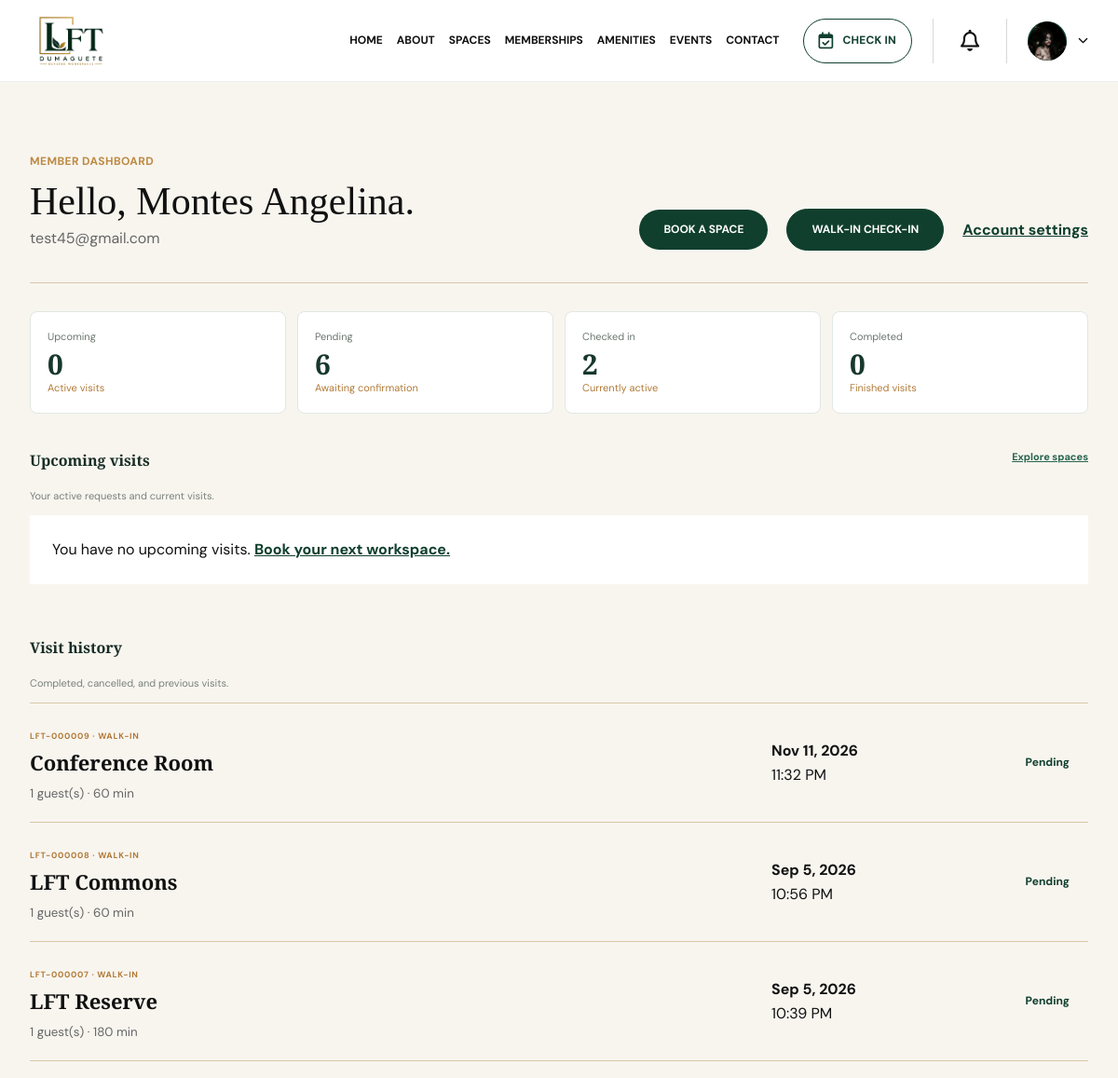
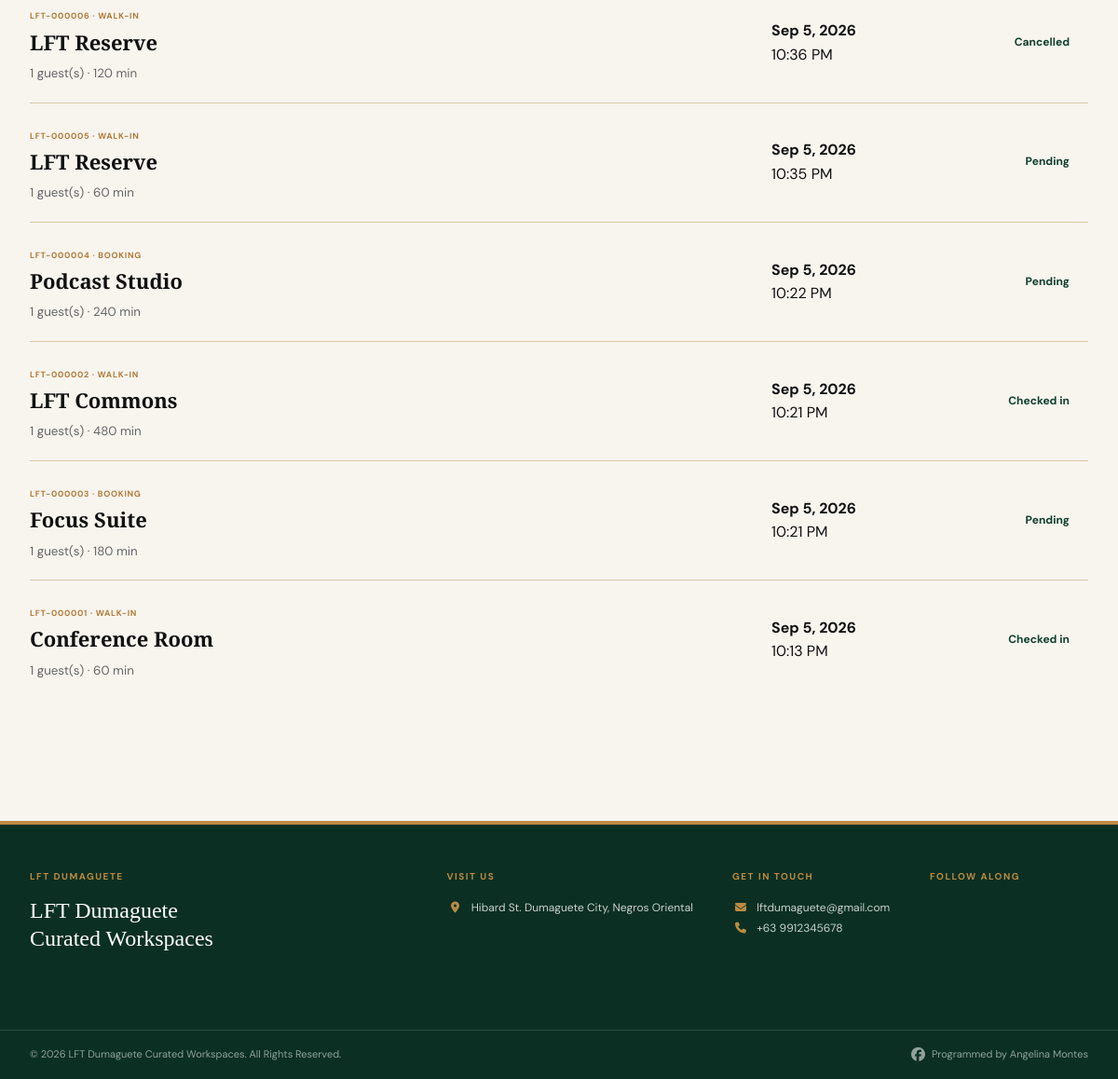
The app's page /Dashboard/index.php (signed in) with its own data (2 pictures, top to bottom).
### tables this page shows
CREATE TABLE `users` (
  `id` int(10) UNSIGNED NOT NULL,
  `name` varchar(120) NOT NULL,
  `email` varchar(190) NOT NULL,
  `password_hash` varchar(255) NOT NULL,
  `role` enum('customer','staff','admin') NOT NULL DEFAULT 'customer',
  `phone` varchar(40) NOT NULL DEFAULT '',
  `created_at` timestamp NOT NULL DEFAULT current_timestamp(),
  `updated_at` timestamp NOT NULL DEFAULT current_timestamp() ON UPDATE current_timestamp(),
  `profile_image` varchar(255) DEFAULT NULL
);

CREATE TABLE `bookings` (
  `id` int(10) UNSIGNED NOT NULL,
  `user_id` int(10) UNSIGNED NOT NULL,
  `booking_type` enum('booking','walk-in') NOT NULL,
  `space` varchar(160) NOT NULL,
  `space_id` int(10) UNSIGNED DEFAULT NULL,
  `visit_date` date NOT NULL,
  `visit_time` time NOT NULL,
  `duration_minutes` int(10) UNSIGNED NOT NULL DEFAULT 60,
  `guest_count` int(10) UNSIGNED NOT NULL DEFAULT 1,
  `notes` text DEFAULT NULL,
  `status` varchar(40) NOT NULL DEFAULT 'Pending',
  `checked_in_at` datetime DEFAULT NULL,
  `created_at` timestamp NOT NULL DEFAULT current_timestamp(),
  `updated_at` timestamp NOT NULL DEFAULT current_timestamp() ON UPDATE current_timestamp(),
  `total_amount` decimal(10,2) NOT NULL DEFAULT 0.00,
  `payment_status` enum('Unpaid','Pending','Paid','Failed','Refunded') NOT NULL DEFAULT 'Unpaid',
  `payment_reference` varchar(100) DEFAULT NULL,
  `payment_provider` varchar(50) DEFAULT NULL,
  `paid_at` datetime DEFAULT NULL,
  `payment_method` varchar(30) DEFAULT NULL
);

CREATE TABLE `site_settings` (
  `id` tinyint(3) UNSIGNED NOT NULL,
  `website_name` varchar(160) NOT NULL DEFAULT 'LFT Dumaguete',
  `email` varchar(190) NOT NULL DEFAULT 'lftdumaguete@gmail.com',
  `phone` varchar(40) NOT NULL DEFAULT '+63 9912345678',
  `address` varchar(255) NOT NULL DEFAULT 'Hibard St. Dumaguete City, Negros Oriental',
  `facebook` varchar(255) NOT NULL DEFAULT '',
  `instagram` varchar(255) NOT NULL DEFAULT '',
  `updated_at` timestamp NOT NULL DEFAULT current_timestamp() ON UPDATE current_timestamp()
);

### Includes/db.php (called while the page is built, shortened)
<?php
require_once __DIR__ . '/security.php';
function db(): PDO
{
    static $connection;
    if ($connection instanceof PDO) {
        return $connection;
    }
    $host = '127.0.0.1';
    $database = 'lft_dumaguete';
    $username = 'root';
    $password = '';
    $charset = 'utf8mb4';
    $dsn = "mysql:host={$host};dbname={$database};charset={$charset}";
    $connection = new PDO(
        $dsn,
        $username,
        $password,
        [
            PDO::ATTR_ERRMODE => PDO::ERRMODE_EXCEPTION,
            PDO::ATTR_DEFAULT_FETCH_MODE => PDO::FETCH_ASSOC,
            PDO::ATTR_EMULATE_PREPARES => false,
        ]
    );
    return $connection;
}
function currentUser(): ?array
{
    $statement = db()->prepare(
        'SELECT id, name, email, phone, role, profile_image, created_at
         FROM users
         WHERE id = ?'
    );
    $statement->execute([(int) $_SESSION['user_id']]);
    return $statement->fetch() ?: null;
}
function requireRole(array $roles): array
{
    $user = currentUser();
    return $user;
}
function e(string|int|float|null $value): string
{
    return htmlspecialchars((string) $value, ENT_QUOTES, 'UTF-8');
}
function bookingReference(int $id): string
{
    return 'LFT-' . str_pad((string) $id, 6, '0', STR_PAD_LEFT);
}

### Includes/security.php (called while the page is built, shortened)
<?php
function startUserSession(): void
{
    if (session_status() === PHP_SESSION_ACTIVE) return;
    $secure = (!empty($_SERVER['HTTPS']) && $_SERVER['HTTPS'] !== 'off')
        || (($_SERVER['HTTP_X_FORWARDED_PROTO'] ?? '') === 'https');
}

### Dashboard/index.php (the view, shortened to what this page needs)
<?php
require '../Includes/db.php';
$user = requireRole(['customer']);
$connection = db();
$statement = $connection->prepare('SELECT id, booking_type, space, visit_date, visit_time, duration_minutes, guest_count, notes, status, checked_in_at, created_at FROM bookings WHERE user_id = ? ORDER BY visit_date DESC, visit_time DESC');
$statement->execute([$user['id']]);
$bookings = $statement->fetchAll();
$today = appToday();
$upcoming = [];
$history = [];
foreach ($bookings as $booking) {
    if ($booking['visit_date'] >= $today && !in_array($booking['status'], ['Completed', 'Cancelled'], true)) $upcoming[] = $booking;
    else $history[] = $booking;
}
usort($upcoming, static fn(array $a, array $b): int => strcmp($a['visit_date'] . ' ' . $a['visit_time'], $b['visit_date'] . ' ' . $b['visit_time']));
$counts = [
    'upcoming' => count($upcoming),
    'pending' => count(array_filter($bookings, static fn(array $b): bool => $b['status'] === 'Pending')),
    'checked' => count(array_filter($bookings, static fn(array $b): bool => $b['status'] === 'Checked in')),
    'completed' => count(array_filter($bookings, static fn(array $b): bool => $b['status'] === 'Completed')),
];
$currentPage = 'DASHBOARD';
require '../Includes/header.php';
?>
<main><section class="dashboard-section"><div class="container">
    <div class="dashboard-heading">
        <div><p class="section-label">MEMBER DASHBOARD</p><h1>Hello, <?= e($user['name']) ?>.</h1><p><?= e($user['email']) ?><?= !empty($user['phone']) ? ' · ' . e($user['phone']) : '' ?></p></div>
        <div class="dashboard-actions"><a class="btn btn-green" href="../Booking/index.php">BOOK A SPACE</a><a class="btn btn-outline1" href="../Booking/index.php?type=walk-in">WALK-IN CHECK-IN</a><a class="text-link" href="account.php">Account settings</a></div>
    </div>
    <section class="staff-kpis customer-kpis">
        <article class="staff-kpi"><span>Upcoming</span><strong><?= $counts['upcoming'] ?></strong><small>Active visits</small></article>
        <article class="staff-kpi"><span>Pending</span><strong><?= $counts['pending'] ?></strong><small>Awaiting confirmation</small></article>
        <article class="staff-kpi"><span>Checked in</span><strong><?= $counts['checked'] ?></strong><small>Currently active</small></article>
        <article class="staff-kpi"><span>Completed</span><strong><?= $counts['completed'] ?></strong><small>Finished visits</small></article>
    </section>
    <div class="dashboard-list"><div class="widget-heading"><div><h2>Upcoming visits</h2><p>Your active requests and current visits.</p></div><a class="text-link" href="../Spaces/index.php">Explore spaces</a></div>
    <?php if (!$upcoming): ?><div class="empty-state">You have no upcoming visits. <a href="../Booking/index.php">Book your next workspace.</a></div><?php endif; ?></div>
    <div class="dashboard-list dashboard-history"><div class="widget-heading"><div><h2>Visit history</h2><p>Completed, cancelled, and previous visits.</p></div></div>
    <?php if (!$history): ?><div class="empty-state">Your visit history will appear here.</div><?php else: foreach ($history as $booking): ?>
        <article class="request-row customer-request-row"><div><span class="request-type"><?= e(bookingReference((int)$booking['id'])) ?> · <?= e(ucfirst($booking['booking_type'])) ?></span><h3><?= e($booking['space']) ?></h3><small><?= (int)$booking['guest_count'] ?> guest(s) · <?= (int)$booking['duration_minutes'] ?> min</small></div><div><strong><?= e(date('M j, Y', strtotime($booking['visit_date']))) ?></strong><span><?= e(date('g:i A', strtotime($booking['visit_time']))) ?></span></div><span class="request-status"><?= e($booking['status']) ?></span></article>
    <?php endforeach; endif; ?></div>
</div></section></main>
<?php require '../Includes/footer.php'; ?>

### Includes/header.php (shortened to what this page needs)
<?php
require_once __DIR__ . '/db.php';
$basePath = ($currentPage ?? 'HOME') === 'HOME'
    ? ''
    : '../';
$loggedInUser = currentUser();
$customerFirstName = '';
$customerInitial = '';
$customerProfileImage = '';
if (
    $loggedInUser
    && ($loggedInUser['role'] ?? '') === 'customer'
) {
    $nameParts = preg_split(
        '/\s+/',
        trim($loggedInUser['name'] ?? '')
    );
    $customerFirstName =
        $nameParts[0]
        ?? ($loggedInUser['name'] ?? 'Customer');
    $customerInitial =
        strtoupper(
            substr(
                $customerFirstName,
                0,
                1
            )
        );
    if (
        !empty(
            $loggedInUser['profile_image']
        )
    ) {
        $savedProfileImage =
            trim(
                $loggedInUser['profile_image']
            );
        if (
            str_starts_with(
                $savedProfileImage,
                'assets/'
            )
        ) {
            $customerProfileImage =
                $basePath
                . ltrim(
                    $savedProfileImage,
                    '/'
                );
        } else {
            $customerProfileImage =
                $basePath
                . 'assets/uploads/profiles/'
                . basename(
                    $savedProfileImage
                );
        }
    }
}
$assetVersion = '20260906-1';
?>
<!DOCTYPE html>
<html lang="en">
<head>
    <link
        rel="stylesheet"
        href="<?= $basePath ?>assets/css/style.css?v=<?= $assetVersion ?>"
    >
    <link
        rel="stylesheet"
        href="<?= $basePath ?>assets/css/portal.css?v=<?= $assetVersion ?>"
    >
    <link
        rel="stylesheet"
        href="https://cdnjs.cloudflare.com/ajax/libs/font-awesome/6.5.2/css/all.min.css"
    >
</head>
<body>
<header
    class="
        site-header
        <?= (
            $loggedInUser
            && ($loggedInUser['role'] ?? '') === 'customer'
        )
            ? 'customer-header'
            : ''
        ?>
    "
>
    <div class="container nav-container">
        <a
            href="<?= $basePath ?>index.php"
            class="logo"
        >
            <img
                src="<?= $basePath ?>assets/images/Logo.png"
                alt="LFT Dumaguete"
            >
        </a>
        <nav
            class="main-nav"
            id="mainNav"
        >
            <a
                href="<?= $basePath ?>index.php"
                class="<?= ($currentPage ?? '') === 'HOME'
                    ? 'active'
                    : ''
                ?>"
            >
                HOME
            </a>
            <a
                href="<?= $basePath ?>About/index.php"
                class="<?= ($currentPage ?? '') === 'ABOUT'
                    ? 'active'
                    : ''
                ?>"
            >
                ABOUT
            </a>
            <a
                href="<?= $basePath ?>Spaces/index.php"
                class="<?= ($currentPage ?? '') === 'SPACES'
                    ? 'active'
                    : ''
                ?>"
            >
                SPACES
            </a>
            <a
                href="<?= $basePath ?>Membership/index.php"
                class="<?= ($currentPage ?? '') === 'MEMBERSHIPS'
                    ? 'active'
                    : ''
                ?>"
            >
                MEMBERSHIPS
            </a>
            <a
                href="<?= $basePath ?>Amenities/index.php"
                class="<?= ($currentPage ?? '') === 'AMENITIES'
                    ? 'active'
                    : ''
                ?>"
            >
                AMENITIES
            </a>
            <a
                href="<?= $basePath ?>Events/index.php"
                class="<?= ($currentPage ?? '') === 'EVENTS'
                    ? 'active'
                    : ''
                ?>"
            >
                EVENTS
            </a>
            <a
                href="<?= $basePath ?>Contact/index.php"
                class="<?= ($currentPage ?? '') === 'CONTACT'
                    ? 'active'
                    : ''
                ?>"
            >
                CONTACT
            </a>
            <?php if ($loggedInUser): ?>
                <?php if (
                    ($loggedInUser['role'] ?? '') === 'customer'
                ): ?>
                    <div class="customer-header-actions">
                        <a
                            href="<?= $basePath ?>Booking/index.php?type=walk-in"
                            class="customer-checkin-button"
                        >
                            <i
                                class="fa-regular fa-calendar-check"
                                aria-hidden="true"
                            ></i>
                            <span>
                                CHECK IN
                            </span>
                        </a>
                        <details class="customer-notification-menu">
                            <summary
                                aria-label="Notifications"
                            >
                                <i
                                    class="fa-regular fa-bell"
                                    aria-hidden="true"
                                ></i>
                            </summary>
                        </details>
                        <details class="customer-account-menu">
                            <summary>
                                <span
                                    class="customer-avatar"
                                >
                                    <?php if (
                                        $customerProfileImage !== ''
                                    ): ?>
                                        <img
                                            src="<?= e(
                                                $customerProfileImage
                                            ) ?>"
                                            alt="<?= e(
                                                $customerFirstName
                                            ) ?>"
                                        >
                                    <?php else: ?>
                                        <?= e(
                                            $customerInitial
                                        ) ?>
                                    <?php endif; ?>
                                </span>
                                <i
                                    class="fa-solid fa-chevron-down account-chevron"
                                    aria-hidden="true"
                                ></i>
                            </summary>
                        </details>
                    </div>
                <?php endif; ?>
            <?php endif; ?>
        </nav>
    </div>
</header>

### Includes/footer.php (shortened to what this page needs)
<?php
require_once __DIR__ . '/db.php';
$footerSettings = db()->query('SELECT * FROM site_settings WHERE id = 1')->fetch() ?: [];
$footerName = $footerSettings['website_name'] ?? 'LFT Dumaguete';
$footerEmail = $footerSettings['email'] ?? 'lftdumaguete@gmail.com';
$footerPhone = $footerSettings['phone'] ?? '+63 9912345678';
$footerAddress = $footerSettings['address'] ?? 'Hibard St. Dumaguete City, Negros Oriental';
$phoneHref = preg_replace('/[^0-9+]/', '', $footerPhone);
?>
<footer class="site-footer">
    <div class="container footer-container">
        <div class="footer-brand">
            <p class="footer-eyebrow">LFT DUMAGUETE</p>
            <p class="footer-heading"><?= e($footerName) ?><br>Curated Workspaces</p>
        </div>
        <div class="footer-contact">
            <p class="footer-label">Visit us</p>
            <p class="footer-text"><i class="fa-solid fa-location-dot" aria-hidden="true"></i> <?= nl2br(e($footerAddress)) ?></p>
        </div>
        <div class="footer-contact">
            <p class="footer-label">Get in touch</p>
            <a class="footer-text" href="mailto:<?= e($footerEmail) ?>"><i class="fa-solid fa-envelope" aria-hidden="true"></i> <?= e($footerEmail) ?></a>
            <a class="footer-text" href="tel:<?= e($phoneHref) ?>"><i class="fa-solid fa-phone" aria-hidden="true"></i> <?= e($footerPhone) ?></a>
        </div>
        <div class="social-links">
            <p class="footer-label">Follow along</p>
        </div>
    </div>
    <div class="footer-bottom">
        <div class="container footer-copyright">
            © <?= date('Y') ?> <?= e($footerName) ?> Curated Workspaces. All Rights Reserved.
            <a class="programmer-link" href="https://www.facebook.com/angelina.montes.378" target="_blank" rel="noopener noreferrer">
                <i class="fa-brands fa-facebook"></i> Programmed by Angelina Montes
            </a>
        </div>
    </div>
</footer>
</body>
</html>

### records on screen
users: profile_image (picture), name "Montes Angelina", email "test45@gmail.com"
bookings: id "LFT-000009", booking_type "WALK-IN", space "Conference Room", guest_count "1", duration_minutes "60", visit_date "Nov 11, 2026", visit_time "11:32 PM", status "Pending"
bookings: id "LFT-000008", booking_type "WALK-IN", space "LFT Commons", guest_count "1", duration_minutes "60", visit_date "Sep 5, 2026", visit_time "10:56 PM", status "Pending"
bookings: id "LFT-000007", booking_type "WALK-IN", space "LFT Reserve", guest_count "1", duration_minutes "180", visit_date "Sep 5, 2026", visit_time "10:39 PM", status "Pending"
bookings: id "LFT-000006", booking_type "WALK-IN", space "LFT Reserve", guest_count "1", duration_minutes "120", visit_date "Sep 5, 2026", visit_time "10:36 PM", status "Cancelled"
bookings: id "LFT-000005", booking_type "WALK-IN", space "LFT Reserve", guest_count "1", duration_minutes "60", visit_date "Sep 5, 2026", visit_time "10:35 PM", status "Pending"
bookings: id "LFT-000004", booking_type "BOOKING", space "Podcast Studio", guest_count "1", duration_minutes "240", visit_date "Sep 5, 2026", visit_time "10:22 PM", status "Pending"
bookings: id "LFT-000002", booking_type "WALK-IN", space "LFT Commons", guest_count "1", duration_minutes "480", visit_date "Sep 5, 2026", visit_time "10:21 PM", status "Checked in"
bookings: id "LFT-000003", booking_type "BOOKING", space "Focus Suite", guest_count "1", duration_minutes "180", visit_date "Sep 5, 2026", visit_time "10:21 PM", status "Pending"
bookings: id "LFT-000001", booking_type "WALK-IN", space "Conference Room", guest_count "1", duration_minutes "60", visit_date "Sep 5, 2026", visit_time "10:13 PM", status "Checked in"
site_settings: website_name "LFT Dumaguete", address "Hibard St. Dumaguete City, Negros Oriental", email "lftdumaguete@gmail.com", phone "+63 9912345678"

### other values on screen
$counts['upcoming'] "0"
$counts['pending'] "6"
$counts['checked'] "2"
$counts['completed'] "0"
